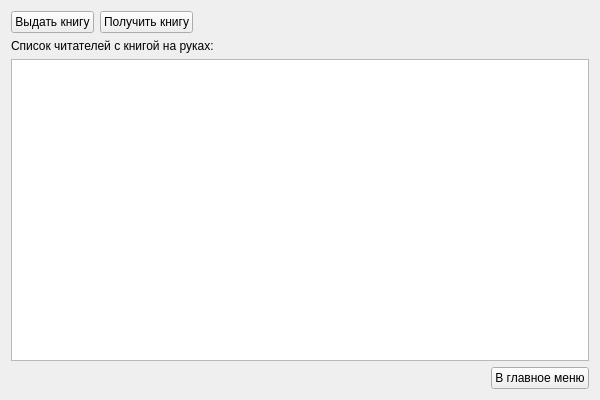
<?xml version="1.0" encoding="UTF-8"?>
<ui version="4.0">
 <class>Form</class>
 <widget class="QWidget" name="Form">
  <property name="geometry">
   <rect>
    <x>0</x>
    <y>0</y>
    <width>600</width>
    <height>400</height>
   </rect>
  </property>
  <property name="sizePolicy">
   <sizepolicy hsizetype="Preferred" vsizetype="Preferred">
    <horstretch>0</horstretch>
    <verstretch>0</verstretch>
   </sizepolicy>
  </property>
  <property name="minimumSize">
   <size>
    <width>600</width>
    <height>400</height>
   </size>
  </property>
  <property name="windowTitle">
   <string>Form</string>
  </property>
  <layout class="QVBoxLayout" name="verticalLayout">
   <item>
    <layout class="QHBoxLayout" name="horizontalLayout">
     <item>
      <widget class="QPushButton" name="give_btn">
       <property name="text">
        <string>Выдать книгу</string>
       </property>
      </widget>
     </item>
     <item>
      <widget class="QPushButton" name="get_btn">
       <property name="text">
        <string>Получить книгу</string>
       </property>
      </widget>
     </item>
     <item>
      <spacer name="horizontalSpacer">
       <property name="orientation">
        <enum>Qt::Horizontal</enum>
       </property>
       <property name="sizeHint" stdset="0">
        <size>
         <width>40</width>
         <height>20</height>
        </size>
       </property>
      </spacer>
     </item>
    </layout>
   </item>
   <item>
    <widget class="QLabel" name="label">
     <property name="text">
      <string>Список читателей с книгой на руках: </string>
     </property>
    </widget>
   </item>
   <item>
    <widget class="QTableWidget" name="table"/>
   </item>
   <item>
    <layout class="QHBoxLayout" name="horizontalLayout_2">
     <item>
      <widget class="QLabel" name="counter_lbl">
       <property name="text">
        <string/>
       </property>
      </widget>
     </item>
     <item>
      <spacer name="horizontalSpacer_2">
       <property name="orientation">
        <enum>Qt::Horizontal</enum>
       </property>
       <property name="sizeHint" stdset="0">
        <size>
         <width>40</width>
         <height>20</height>
        </size>
       </property>
      </spacer>
     </item>
     <item>
      <widget class="QPushButton" name="back">
       <property name="text">
        <string>В главное меню</string>
       </property>
      </widget>
     </item>
    </layout>
   </item>
  </layout>
 </widget>
 <resources/>
 <connections/>
</ui>
